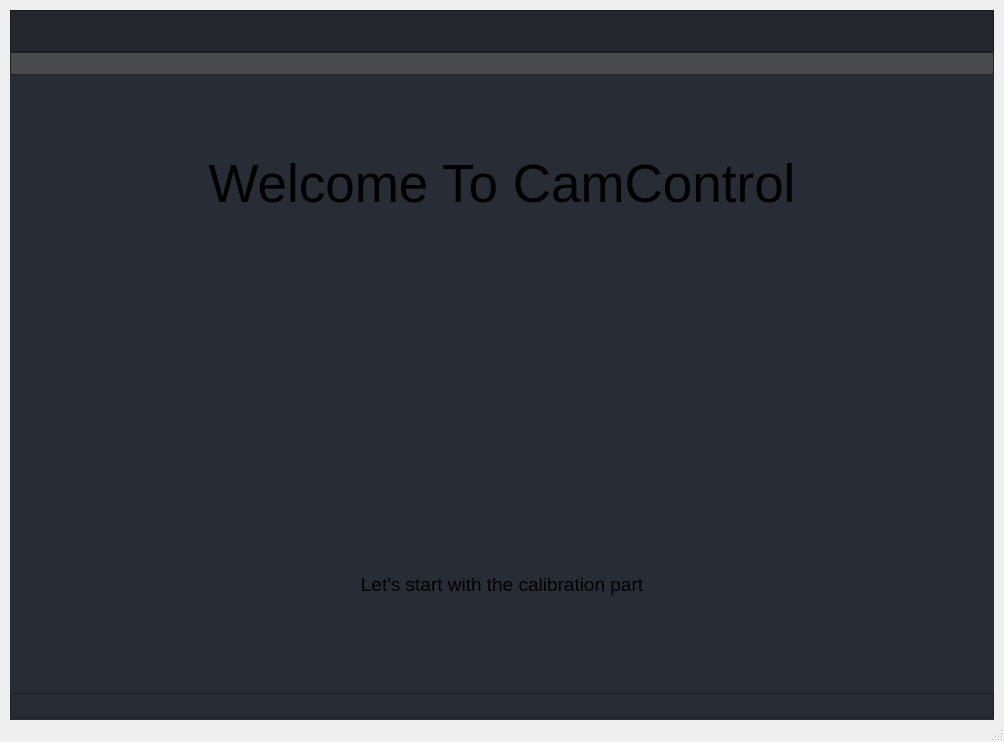
<?xml version="1.0" encoding="UTF-8"?>
<ui version="4.0">
 <class>SetupWindow</class>
 <widget class="QMainWindow" name="SetupWindow">
  <property name="geometry">
   <rect>
    <x>0</x>
    <y>0</y>
    <width>1000</width>
    <height>738</height>
   </rect>
  </property>
  <property name="maximumSize">
   <size>
    <width>1000</width>
    <height>738</height>
   </size>
  </property>
  <property name="windowTitle">
   <string>MainWindow</string>
  </property>
  <widget class="QWidget" name="centralwidget">
   <layout class="QHBoxLayout" name="horizontalLayout">
    <property name="spacing">
     <number>0</number>
    </property>
    <property name="leftMargin">
     <number>10</number>
    </property>
    <property name="topMargin">
     <number>10</number>
    </property>
    <property name="rightMargin">
     <number>10</number>
    </property>
    <property name="bottomMargin">
     <number>0</number>
    </property>
    <item>
     <widget class="QFrame" name="frame_main">
      <property name="minimumSize">
       <size>
        <width>984</width>
        <height>710</height>
       </size>
      </property>
      <property name="styleSheet">
       <string notr="true">/* LINE EDIT */
QLineEdit {
	background-color: rgb(27, 29, 35);
	border-radius: 5px;
	border: 2px solid rgb(27, 29, 35);
	padding-left: 10px;
}
QLineEdit:hover {
	border: 2px solid rgb(64, 71, 88);
}
QLineEdit:focus {
	border: 2px solid rgb(91, 101, 124);
}

/* SCROLL BARS */
QScrollBar:horizontal {
    border: none;
    background: rgb(52, 59, 72);
    height: 14px;
    margin: 0px 21px 0 21px;
	border-radius: 0px;
}
QScrollBar::handle:horizontal {
    background: rgb(85, 170, 255);
    min-width: 25px;
	border-radius: 7px
}
QScrollBar::add-line:horizontal {
    border: none;
    background: rgb(55, 63, 77);
    width: 20px;
	border-top-right-radius: 7px;
    border-bottom-right-radius: 7px;
    subcontrol-position: right;
    subcontrol-origin: margin;
}
QScrollBar::sub-line:horizontal {
    border: none;
    background: rgb(55, 63, 77);
    width: 20px;
	border-top-left-radius: 7px;
    border-bottom-left-radius: 7px;
    subcontrol-position: left;
    subcontrol-origin: margin;
}
QScrollBar::up-arrow:horizontal, QScrollBar::down-arrow:horizontal
{
     background: none;
}
QScrollBar::add-page:horizontal, QScrollBar::sub-page:horizontal
{
     background: none;
}
 QScrollBar:vertical {
	border: none;
    background: rgb(52, 59, 72);
    width: 14px;
    margin: 21px 0 21px 0;
	border-radius: 0px;
 }
 QScrollBar::handle:vertical {	
	background: rgb(85, 170, 255);
    min-height: 25px;
	border-radius: 7px
 }
 QScrollBar::add-line:vertical {
     border: none;
    background: rgb(55, 63, 77);
     height: 20px;
	border-bottom-left-radius: 7px;
    border-bottom-right-radius: 7px;
     subcontrol-position: bottom;
     subcontrol-origin: margin;
 }
 QScrollBar::sub-line:vertical {
	border: none;
    background: rgb(55, 63, 77);
     height: 20px;
	border-top-left-radius: 7px;
    border-top-right-radius: 7px;
     subcontrol-position: top;
     subcontrol-origin: margin;
 }
 QScrollBar::up-arrow:vertical, QScrollBar::down-arrow:vertical {
     background: none;
 }

 QScrollBar::add-page:vertical, QScrollBar::sub-page:vertical {
     background: none;
 }

/* CHECKBOX */
QCheckBox::indicator {
    border: 3px solid rgb(52, 59, 72);
	width: 15px;
	height: 15px;
	border-radius: 10px;
    background: rgb(44, 49, 60);
}
QCheckBox::indicator:hover {
    border: 3px solid rgb(58, 66, 81);
}
QCheckBox::indicator:checked {
    background: 3px solid rgb(52, 59, 72);
	border: 3px solid rgb(52, 59, 72);	
	background-image: url(:/16x16/icons/16x16/cil-check-alt.png);
}

/* RADIO BUTTON */
QRadioButton::indicator {
    border: 3px solid rgb(52, 59, 72);
	width: 15px;
	height: 15px;
	border-radius: 10px;
    background: rgb(44, 49, 60);
}
QRadioButton::indicator:hover {
    border: 3px solid rgb(58, 66, 81);
}
QRadioButton::indicator:checked {
    background: 3px solid rgb(94, 106, 130);
	border: 3px solid rgb(52, 59, 72);	
}

/* COMBOBOX */
QComboBox{
	background-color: rgb(27, 29, 35);
	border-radius: 5px;
	border: 2px solid rgb(27, 29, 35);
	padding: 5px;
	padding-left: 10px;
}
QComboBox:hover{
	border: 2px solid rgb(64, 71, 88);
}
QComboBox::drop-down {
	subcontrol-origin: padding;
	subcontrol-position: top right;
	width: 25px; 
	border-left-width: 3px;
	border-left-color: rgba(39, 44, 54, 150);
	border-left-style: solid;
	border-top-right-radius: 3px;
	border-bottom-right-radius: 3px;	
	background-image: url(:/16x16/icons/16x16/cil-arrow-bottom.png);
	background-position: center;
	background-repeat: no-reperat;
 }
QComboBox QAbstractItemView {
	color: rgb(85, 170, 255);	
	background-color: rgb(27, 29, 35);
	padding: 10px;
	selection-background-color: rgb(39, 44, 54);
}

/* SLIDERS */
QSlider::groove:horizontal {
    border-radius: 9px;
    height: 18px;
	margin: 0px;
	background-color: rgb(52, 59, 72);
}
QSlider::groove:horizontal:hover {
	background-color: rgb(55, 62, 76);
}
QSlider::handle:horizontal {
    background-color: rgb(85, 170, 255);
    border: none;
    height: 18px;
    width: 18px;
    margin: 0px;
	border-radius: 9px;
}
QSlider::handle:horizontal:hover {
    background-color: rgb(105, 180, 255);
}
QSlider::handle:horizontal:pressed {
    background-color: rgb(65, 130, 195);
}

QSlider::groove:vertical {
    border-radius: 9px;
    width: 18px;
    margin: 0px;
	background-color: rgb(52, 59, 72);
}
QSlider::groove:vertical:hover {
	background-color: rgb(55, 62, 76);
}
QSlider::handle:vertical {
    background-color: rgb(85, 170, 255);
	border: none;
    height: 18px;
    width: 18px;
    margin: 0px;
	border-radius: 9px;
}
QSlider::handle:vertical:hover {
    background-color: rgb(105, 180, 255);
}
QSlider::handle:vertical:pressed {
    background-color: rgb(65, 130, 195);
}

</string>
      </property>
      <property name="frameShape">
       <enum>QFrame::NoFrame</enum>
      </property>
      <property name="frameShadow">
       <enum>QFrame::Raised</enum>
      </property>
      <layout class="QVBoxLayout" name="verticalLayout" stretch="0,0">
       <property name="spacing">
        <number>0</number>
       </property>
       <property name="leftMargin">
        <number>0</number>
       </property>
       <property name="topMargin">
        <number>0</number>
       </property>
       <property name="rightMargin">
        <number>0</number>
       </property>
       <property name="bottomMargin">
        <number>0</number>
       </property>
       <item alignment="Qt::AlignTop">
        <widget class="QFrame" name="frame_top">
         <property name="minimumSize">
          <size>
           <width>0</width>
           <height>65</height>
          </size>
         </property>
         <property name="styleSheet">
          <string notr="true">background-color: transparent;</string>
         </property>
         <property name="frameShape">
          <enum>QFrame::NoFrame</enum>
         </property>
         <property name="frameShadow">
          <enum>QFrame::Raised</enum>
         </property>
         <layout class="QHBoxLayout" name="horizontalLayout_7">
          <property name="spacing">
           <number>0</number>
          </property>
          <property name="leftMargin">
           <number>0</number>
          </property>
          <property name="topMargin">
           <number>0</number>
          </property>
          <property name="rightMargin">
           <number>0</number>
          </property>
          <property name="bottomMargin">
           <number>0</number>
          </property>
          <item>
           <widget class="QFrame" name="frame_top_right">
            <property name="frameShape">
             <enum>QFrame::NoFrame</enum>
            </property>
            <property name="frameShadow">
             <enum>QFrame::Raised</enum>
            </property>
            <layout class="QVBoxLayout" name="verticalLayout_4">
             <property name="spacing">
              <number>0</number>
             </property>
             <property name="leftMargin">
              <number>0</number>
             </property>
             <property name="topMargin">
              <number>0</number>
             </property>
             <property name="rightMargin">
              <number>0</number>
             </property>
             <property name="bottomMargin">
              <number>0</number>
             </property>
             <item>
              <widget class="QFrame" name="frame_top_btns">
               <property name="minimumSize">
                <size>
                 <width>0</width>
                 <height>42</height>
                </size>
               </property>
               <property name="styleSheet">
                <string notr="true">background-color: rgba(27, 29, 35, 200)</string>
               </property>
               <property name="frameShape">
                <enum>QFrame::NoFrame</enum>
               </property>
               <property name="frameShadow">
                <enum>QFrame::Raised</enum>
               </property>
               <layout class="QHBoxLayout" name="horizontalLayout_8">
                <property name="spacing">
                 <number>0</number>
                </property>
                <property name="leftMargin">
                 <number>0</number>
                </property>
                <property name="topMargin">
                 <number>0</number>
                </property>
                <property name="rightMargin">
                 <number>0</number>
                </property>
                <property name="bottomMargin">
                 <number>0</number>
                </property>
                <item>
                 <widget class="QFrame" name="frame_3">
                  <property name="frameShape">
                   <enum>QFrame::StyledPanel</enum>
                  </property>
                  <property name="frameShadow">
                   <enum>QFrame::Raised</enum>
                  </property>
                 </widget>
                </item>
               </layout>
              </widget>
             </item>
             <item>
              <widget class="QFrame" name="frame_info">
               <property name="minimumSize">
                <size>
                 <width>0</width>
                 <height>23</height>
                </size>
               </property>
               <property name="styleSheet">
                <string notr="true">background-color: rgba(27, 29, 35, 200)</string>
               </property>
               <property name="frameShape">
                <enum>QFrame::StyledPanel</enum>
               </property>
               <property name="frameShadow">
                <enum>QFrame::Raised</enum>
               </property>
              </widget>
             </item>
            </layout>
           </widget>
          </item>
         </layout>
        </widget>
       </item>
       <item>
        <widget class="QFrame" name="frame_center">
         <property name="sizePolicy">
          <sizepolicy hsizetype="Expanding" vsizetype="Expanding">
           <horstretch>0</horstretch>
           <verstretch>0</verstretch>
          </sizepolicy>
         </property>
         <property name="styleSheet">
          <string notr="true">background-color: rgb(40, 44, 52);</string>
         </property>
         <property name="frameShape">
          <enum>QFrame::NoFrame</enum>
         </property>
         <property name="frameShadow">
          <enum>QFrame::Raised</enum>
         </property>
         <layout class="QHBoxLayout" name="horizontalLayout_2">
          <property name="spacing">
           <number>0</number>
          </property>
          <property name="leftMargin">
           <number>0</number>
          </property>
          <property name="topMargin">
           <number>0</number>
          </property>
          <property name="rightMargin">
           <number>0</number>
          </property>
          <property name="bottomMargin">
           <number>0</number>
          </property>
          <item>
           <widget class="QFrame" name="frame_content_right">
            <property name="sizePolicy">
             <sizepolicy hsizetype="Expanding" vsizetype="Expanding">
              <horstretch>0</horstretch>
              <verstretch>0</verstretch>
             </sizepolicy>
            </property>
            <property name="frameShape">
             <enum>QFrame::NoFrame</enum>
            </property>
            <property name="frameShadow">
             <enum>QFrame::Plain</enum>
            </property>
            <layout class="QVBoxLayout" name="verticalLayout_3">
             <property name="spacing">
              <number>0</number>
             </property>
             <property name="leftMargin">
              <number>0</number>
             </property>
             <property name="topMargin">
              <number>0</number>
             </property>
             <property name="rightMargin">
              <number>0</number>
             </property>
             <property name="bottomMargin">
              <number>0</number>
             </property>
             <item>
              <widget class="QFrame" name="frame_content">
               <property name="sizePolicy">
                <sizepolicy hsizetype="Expanding" vsizetype="Expanding">
                 <horstretch>0</horstretch>
                 <verstretch>0</verstretch>
                </sizepolicy>
               </property>
               <property name="maximumSize">
                <size>
                 <width>16777215</width>
                 <height>614</height>
                </size>
               </property>
               <property name="frameShape">
                <enum>QFrame::NoFrame</enum>
               </property>
               <property name="frameShadow">
                <enum>QFrame::Raised</enum>
               </property>
               <layout class="QHBoxLayout" name="horizontalLayout_4">
                <property name="spacing">
                 <number>0</number>
                </property>
                <property name="leftMargin">
                 <number>0</number>
                </property>
                <property name="topMargin">
                 <number>0</number>
                </property>
                <property name="rightMargin">
                 <number>0</number>
                </property>
                <property name="bottomMargin">
                 <number>0</number>
                </property>
                <item>
                 <widget class="QStackedWidget" name="stackedWidget">
                  <property name="sizePolicy">
                   <sizepolicy hsizetype="Expanding" vsizetype="Expanding">
                    <horstretch>0</horstretch>
                    <verstretch>0</verstretch>
                   </sizepolicy>
                  </property>
                  <property name="maximumSize">
                   <size>
                    <width>904</width>
                    <height>1000</height>
                   </size>
                  </property>
                  <property name="currentIndex">
                   <number>0</number>
                  </property>
                  <widget class="QWidget" name="page_welcome">
                   <layout class="QVBoxLayout" name="verticalLayout_2">
                    <item>
                     <widget class="QLabel" name="label">
                      <property name="font">
                       <font>
                        <pointsize>40</pointsize>
                       </font>
                      </property>
                      <property name="text">
                       <string>Welcome To CamControl</string>
                      </property>
                      <property name="alignment">
                       <set>Qt::AlignCenter</set>
                      </property>
                     </widget>
                    </item>
                    <item>
                     <widget class="QLabel" name="label_2">
                      <property name="font">
                       <font>
                        <pointsize>35</pointsize>
                       </font>
                      </property>
                      <property name="text">
                       <string/>
                      </property>
                      <property name="alignment">
                       <set>Qt::AlignCenter</set>
                      </property>
                     </widget>
                    </item>
                    <item>
                     <widget class="QLabel" name="label_3">
                      <property name="font">
                       <font>
                        <pointsize>14</pointsize>
                       </font>
                      </property>
                      <property name="frameShape">
                       <enum>QFrame::NoFrame</enum>
                      </property>
                      <property name="text">
                       <string>Let's start with the calibration part</string>
                      </property>
                      <property name="alignment">
                       <set>Qt::AlignCenter</set>
                      </property>
                     </widget>
                    </item>
                   </layout>
                  </widget>
                  <widget class="QWidget" name="page_calibration">
                   <property name="sizePolicy">
                    <sizepolicy hsizetype="Expanding" vsizetype="Expanding">
                     <horstretch>0</horstretch>
                     <verstretch>0</verstretch>
                    </sizepolicy>
                   </property>
                   <layout class="QHBoxLayout" name="horizontalLayout_5">
                    <item>
                     <widget class="QLabel" name="imageFrame">
                      <property name="sizePolicy">
                       <sizepolicy hsizetype="Preferred" vsizetype="Preferred">
                        <horstretch>0</horstretch>
                        <verstretch>0</verstretch>
                       </sizepolicy>
                      </property>
                      <property name="minimumSize">
                       <size>
                        <width>860</width>
                        <height>580</height>
                       </size>
                      </property>
                      <property name="maximumSize">
                       <size>
                        <width>1000</width>
                        <height>1000</height>
                       </size>
                      </property>
                      <property name="text">
                       <string>Camera not availalable!</string>
                      </property>
                      <property name="alignment">
                       <set>Qt::AlignCenter</set>
                      </property>
                     </widget>
                    </item>
                   </layout>
                  </widget>
                 </widget>
                </item>
               </layout>
              </widget>
             </item>
             <item>
              <widget class="QFrame" name="frame_grip">
               <property name="maximumSize">
                <size>
                 <width>16777215</width>
                 <height>25</height>
                </size>
               </property>
               <property name="frameShape">
                <enum>QFrame::StyledPanel</enum>
               </property>
               <property name="frameShadow">
                <enum>QFrame::Raised</enum>
               </property>
              </widget>
             </item>
            </layout>
           </widget>
          </item>
         </layout>
        </widget>
       </item>
      </layout>
     </widget>
    </item>
   </layout>
  </widget>
  <widget class="QStatusBar" name="statusbar"/>
 </widget>
 <resources/>
 <connections/>
</ui>
